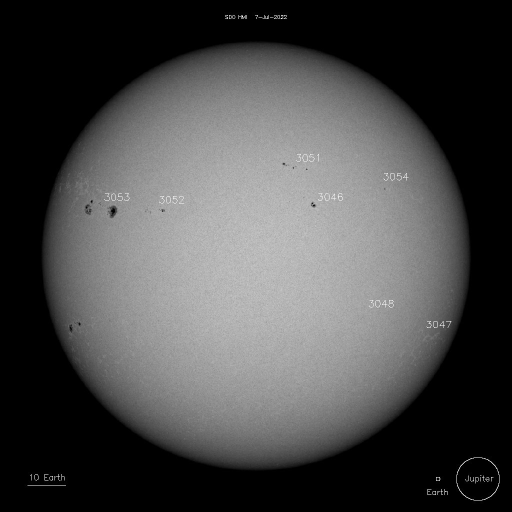
#> input picture sunspot_20220707.jpg, 1024 x 1024 px (shown at 1/2 size)
$ jupyter execute --allow-errors Analyze_images.ipynb
#> lines starting #> are read from the running program, lines starting #| are printed output that depends on the picture; after the words box and inside, x2 and y2 are one past the last pixel; in counts of white or black regions, pixels touching at a corner belong together
[cell 1]
import numpy as np
import matplotlib.pyplot as plt
import cv2
import datetime
import math

[cell 2]
def image_preprocesing(name):
#> called with name = 'sunspot_20220707.jpg'
    image = cv2.imread(name)
#> image is the input picture: shape (1024, 1024, 3); min 0, max 255, mean 73.1
    gray = cv2.cvtColor(image, cv2.COLOR_BGR2GRAY)
    blur = cv2.medianBlur(gray, 1)
    thresh = cv2.threshold(blur,50,1,cv2.THRESH_BINARY_INV)[1]
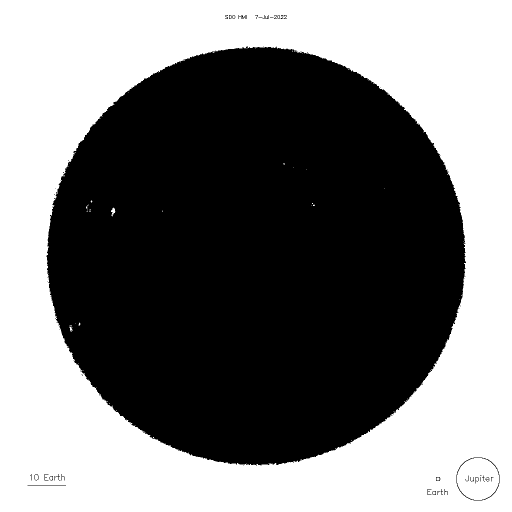
#> thresh: shape (1024, 1024) (shown at 1/2 size); values 0 (black) and 1 (white), 47.6% white; 55 white regions (51 under 20 px), largest, box (x1, y1, x2, y2) and area: (0, 0, 1024, 1024) 498637, (222, 415, 231, 433) 80, (139, 653, 145, 664) 35, (873, 955, 879, 961) 32
    return image

## Cargando cuatro imágenes consecutivas en los que se vean claramente un sunspot

[cell 3]
# [4 lines of commented-out code are left out]

[cell 4]
def GetSunRadius(image):
    Cx,Cy=image.shape[0]//2,image.shape[1]//2
#> Cx = 512; Cy = 512
    a=image[Cx].sum(axis=1)
#> a = 1024 values, max 633 at index 454, min 0 at index 0, mean 379.4
    indices=np.array([index for index, item in enumerate(a) if item==min(a)])
#> indices = 162 values from 0 to 1023
    ind=indices[indices<round(Cx)].max()
#> ind = 81
    r=Cx-ind
#> r = 431
#> in Calculation1, `Cx,Cy,R,ind=GetSunRadius(image_preprocesing(name))`: Cx = 512; R = 431; ind = 81
#> the answer given: sunspot_20220707.jpg
    return Cx,Cy,r,ind

[cell 5]
#draw a circle
def DrawCirc(image):
    Cx,Cy,r,ind=GetSunRadius(image)
#> Cx = 512; Cy = 512; r = 431; ind = 81
    angles = np.linspace(0 * np.pi, 2 * np.pi, 100 )
    xs = r*np.cos(angles)
#> xs = 100 values, max 431 at index 0, min -430.8 at index 49, mean 4.31
    ys = r*np.sin(angles)
#> ys = 100 values, max 430.9 at index 25, min -430.9 at index 74, mean -4.5e-15
#> pass 2 of the loop `for i,j in enumerate(dates):`:
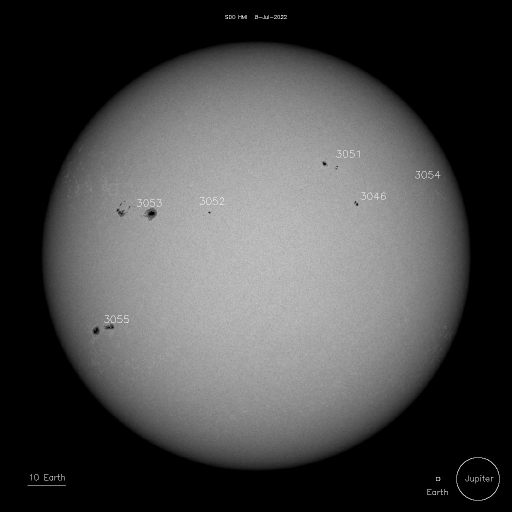
#> input picture sunspot_20220708.jpg, 1024 x 1024 px (shown at 1/2 size)
#> in image_preprocesing, image is the input picture: shape (1024, 1024, 3); min 0, max 255, mean 72.3
#> in image_preprocesing (call 8), `thresh = cv2.threshold(blur,50,1,cv2.THRESH_BINARY_INV)[1]`:
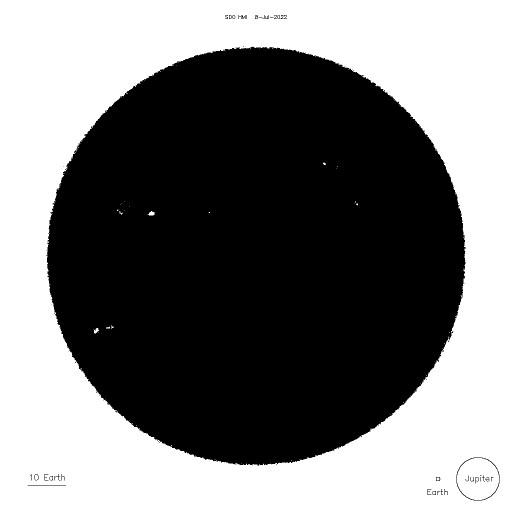
#> thresh: shape (1024, 1024) (shown at 1/2 size); values 0 (black) and 1 (white), 47.6% white; 65 white regions (59 under 20 px), largest, box (x1, y1, x2, y2) and area: (0, 0, 1024, 1024) 499015, (295, 422, 309, 432) 82, (188, 656, 198, 668) 66, (873, 955, 879, 961) 32, (212, 653, 220, 658) 21, (646, 325, 652, 330) 20
    return plt.plot(xs+Cx, ys+Cx, color = 'r')

[cell 6]
def get_julian_datetime(date):
    """
    Convert a datetime object into julian float.
    Args:
        date: datetime-object of date in question
    Returns: float - Julian calculated datetime.
    Raises:
        TypeError : Incorrect parameter type
        ValueError: Date out of range of equation
    """
    # Ensure correct format
    if not isinstance(date,datetime.datetime):
        raise TypeError('Invalid type for parameter "date" - expecting datetime')
    elif date.year<1801 or date.year>2099:
        raise ValueError('Datetime must be between year 1801 and 2099')
    # Perform the calculation
    julian_datetime=367*date.year-\
                    int((7*(date.year+int((date.month+9)/12.0)))/4.0)+\
                    int((275*date.month)/9.0)+date.day+1721013.5+\
                    (date.hour+date.minute/60.0+date.second/math.pow(60,2))/24.0-\
                    0.5*math.copysign(1,100*date.year+date.month-190002.5)+0.5
    return julian_datetime

[cell 7]
def getQuadrantby_eina(eina):
    eina_ = eina % 360
    eina_1 = []
    if eina_ > 0 and eina_ <= 90:
        eina_1.append(1)
    if eina_ > 90 and eina_ <= 180:
        eina_1.append(2)
    if eina_ > 180 and eina_ <= 270:
        eina_1.append(3)
    if eina_ > 270 and eina_ <= 360:
        eina_1.append(4)
    return eina_1

[cell 8]
def GetB0L0(year, month, day, hour, minute):
    '''http://www.petermeadows.com/html/location.html'''
    date = datetime.datetime(year,month,day,hour, minute)
    JD=get_julian_datetime(date)
    T=(JD-2451545.0)/36525
    LL=(280.46646+36000.76983*T+0.0003032*T**2)%360
    M=(357.52911+35999.05029*T-0.000153*T**2)%360
    C=(1.914602-0.004817*T-0.000014*T**2)*np.sin(np.radians(M))+\
            (0.019993-0.000101*T)*np.sin(2*np.radians(M))+0.000289*np.sin(3*np.radians(M))
    O_=LL+C
    Womiuga=125.04-1934.136*T
    Lamda=O_-0.00569-0.00478*np.sin(np.radians(Womiuga))
    Lamda_=O_-1.397*T-0.00031*T**2
    # Astronomical Algorithms 22.2
    epxlong0=23+26/60+21.448/3600-46.8150/3600*T-0.00059/3600*T**2+0.001813/3600*T**3
    L_=280.4665+36000.27698*T
    L__=218.3165+481267.28813*T
    Q=(125.04452-1934.136261*T+0.0020708*T**2+T**3/450000)%360
    # % Astronomical Algorithms P144
    depxlong=9.20/3600*np.cos(Q*np.pi/180)+0.57/3600*np.cos(2*np.radians(L_))+\
            0.1/3600*np.cos(2*np.radians(L__))-0.09/3600*np.cos(2*np.radians(Q))

    epxlong=epxlong0+depxlong
    sita=((JD-2398220)*360/25.38)%360
    I=7.25
    K=73.6667+1.3958333*(JD-2396758)/36525
    x=np.degrees(np.arctan(-np.cos(np.radians(Lamda_))*np.tan(np.radians(epxlong))))
    y=np.degrees(np.arctan(-np.cos(np.radians(Lamda-K))*np.tan(np.radians(I))))
    P=x+y

    # B0: the heliographic latitude of the center of the solar disk
    B0=np.degrees(np.arcsin(np.sin(np.radians(Lamda-K))*np.sin(np.radians(I))))

    eina=np.degrees(np.arctan(np.tan(np.radians(Lamda-K))*np.cos(np.radians(I))))
    LK=Lamda-K-180
    eina_1=getQuadrantby_eina(eina)[0]
    LK_1=getQuadrantby_eina(LK)[0]
    if eina_1==LK_1:
        eina=eina-180
    L0=(eina-sita-180)%360
    return JD, B0, L0, P

[cell 9]
# taking two inputs coordinates at a time for each image
def get_coordinates(name):
    xs,ys=input("Enter two coordinates (xs,ys) from image {} (Separated by space): ".format(name)).split()
    xs,ys=float(xs),float(ys)
    return xs,ys

[cell 10]
def Calculation1(date):
    #https://www.cosmos.esa.int/documents/519784/1185714/teachers_guide/6fd53676-55b4-415d-9fff-e27f6270ca70
    name="sunspot_"+date+".jpg"
    year,month,day=int(date[0:4]),int(date[4:6]),int(date[6:8])
    Cx,Cy,R,ind=GetSunRadius(image_preprocesing(name))
    JD,B0,L0,P=GetB0L0(year,month,day,0,0)
    coordx,coordy=get_coordinates(name)
    Xs,Ys=coordx-Cx,Cy-coordy
    Pm,Rm=180-np.degrees(np.arctan2(Xs,Ys)),np.sqrt(Xs**2+Ys**2)
    #Calculating Latitude and longitude of the Sunspot
    d=0.54
    theta=np.radians(Pm)-np.radians(P)-np.pi
    alpha=np.arctan(Rm/R*np.tan(np.radians(d/2)))
    rho1=np.arcsin(np.sin(alpha)/np.sin(np.radians(d/2)))-alpha
    B1=np.degrees(np.arcsin(np.cos(rho1)*np.sin(np.radians(B0))+np.sin(rho1)*np.cos(np.radians(B0))*np.sin(theta)))
    l=np.arcsin(np.cos(theta)*np.sin(rho1)/np.cos(np.radians(B1)))
    L1=L0+np.degrees(l)
    rho2=np.radians(np.degrees(np.arcsin(Rm/R))-np.radians(d)*(Rm/R))
    B2=np.degrees(np.arcsin(np.cos(rho2)*np.sin(np.radians(B0))+np.sin(rho2)*np.cos(np.radians(B0))*np.cos(np.radians(P-Pm))))
    L2=L0+np.degrees(np.arcsin(np.sin(np.radians(P-Pm))*np.sin(rho2)*np.cos(np.radians(B2))))
    return B0, L0, P, B1, L1, coordx, coordy
